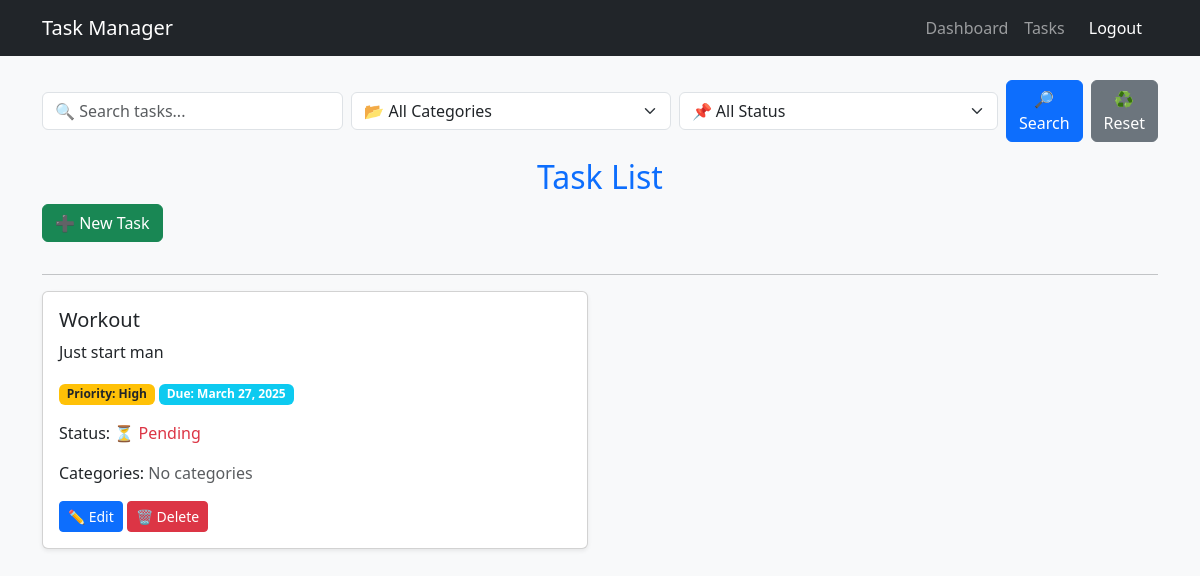
Page /tasks (signed in) on the earlier database version.
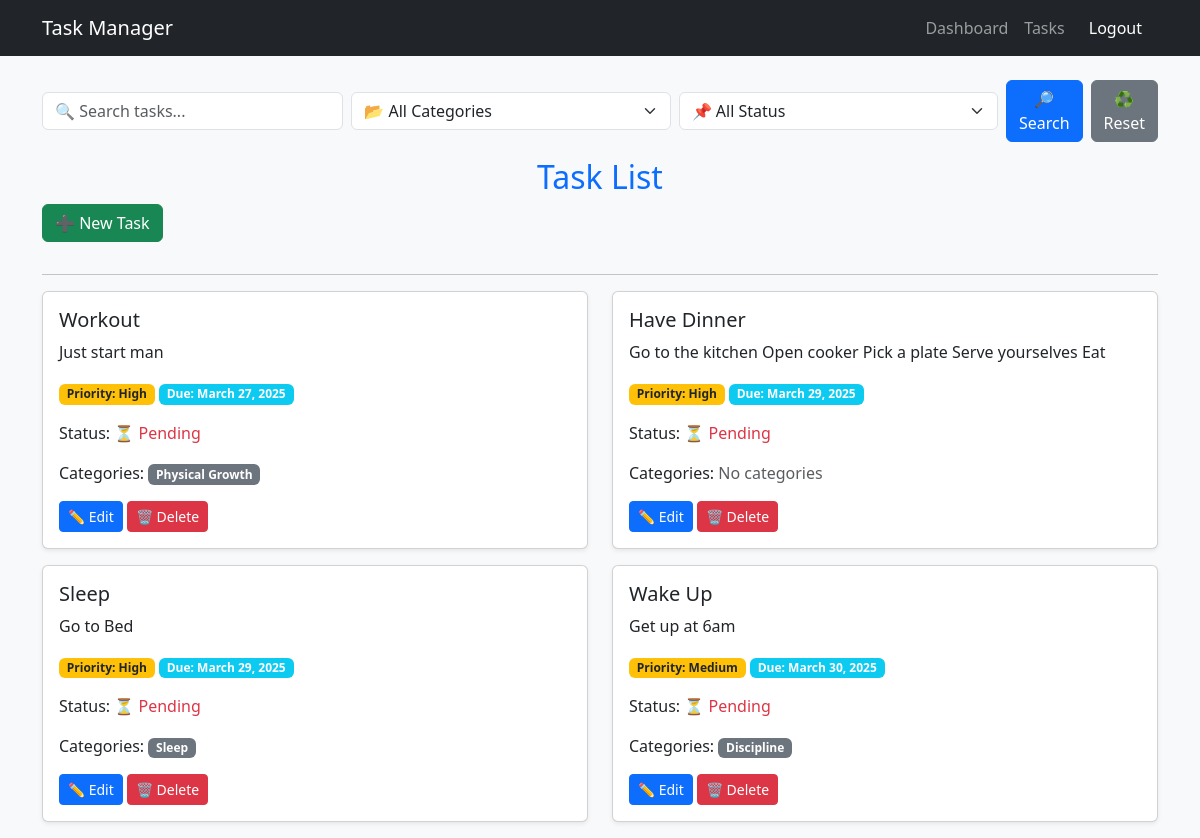
Same page on the later database version.
### tasks/models.py (models this page shows, shortened)
class Task(models.Model):
    title = models.CharField(max_length=200)
    description = models.TextField(blank=True)
    priority_choices = [('High', 'High'), ('Medium', 'Medium'), ('Low', 'Low')]
    priority = models.CharField(max_length=10, choices=priority_choices, default='Medium')
    due_date = models.DateField(null=True, blank=True)
    completed = models.BooleanField(default=False)
    user = models.ForeignKey(User, on_delete=models.CASCADE)
    categories = models.ManyToManyField(Category, blank=True)

class Category(models.Model):
    user = models.ForeignKey(User, on_delete=models.CASCADE, default=1)
    name = models.CharField(max_length=100)
    def __str__(self):
        return self.name

### tasks/views.py (the view)
# urls.py: path('tasks', task_list, name='task_list'),  # Default view after login
@login_required
def task_list(request):
    tasks = Task.objects.filter(user=request.user)  # Get only the user's tasks
    categories = Category.objects.all()  # Get all categories
    category_id = request.GET.get("category")
    status_filter = request.GET.get("status")
    search_query = request.GET.get("search")
    if category_id:
        tasks = tasks.filter(categories__id=category_id)
    if status_filter == "completed":
        tasks = tasks.filter(completed=True)
    elif status_filter == "pending":
        tasks = tasks.filter(completed=False)
    if search_query:
        tasks = tasks.filter(title__icontains=search_query)
    if request.method == "POST":
        form = TaskForm(request.POST)
        if form.is_valid():
            task = form.save(commit=False)  # Create task (not saved yet)
            task.user = request.user
            task.save()  # Save task (assigns ID)
            if "categories" in form.cleaned_data:
                selected_categories = form.cleaned_data["categories"]
                task.categories.set(selected_categories)
            new_category_name = form.cleaned_data.get("new_category")
            if new_category_name:
                category, created = Category.objects.get_or_create(name=new_category_name)
                task.categories.add(category)
            return redirect("task_list")
        else:
            print(form.errors)  # Debugging line to see form validation errors
    else:
        form = TaskForm()
    return render(
        request,
        "tasks/task_list.html",
        {"tasks": tasks, "categories": categories, "form": form},
    )

### tasks/forms.py (shortened to what this page needs)
class TaskForm(forms.ModelForm):
    categories = forms.ModelMultipleChoiceField(
        queryset=Category.objects.all(),
        widget=forms.CheckboxSelectMultiple,
        required=False
    )
    new_category = forms.CharField(
        max_length=100,
        required=False,
        label="New Category"
    )
    class Meta:
        model = Task
        fields = ['title', 'description', 'priority', 'due_date', 'completed', 'categories']
        widgets = {
            'due_date': forms.DateInput(attrs={'type': 'date'})
        }

### tasks/templates/tasks/task_list.html (shortened to what this page needs)
{% extends 'tasks/base.html' %}
{% block content %}
<form id="search-filter-form" method="GET" class="mb-3 d-flex align-items-center gap-2">
    <input type="text" name="search" id="search-input" class="form-control" placeholder="🔍 Search tasks..." value="{{ request.GET.search }}">
    <select name="category" id="category-filter" class="form-select">
        <option value="">📂 All Categories</option>
    </select>
    <select name="status" id="status-filter" class="form-select">
        <option value="">📌 All Status</option>
    </select>
    <button type="submit" class="btn btn-primary">🔎 Search</button>
    <button type="button" id="reset-btn" class="btn btn-secondary">♻ Reset</button>
</form>
<h2 class="text-center text-primary">Task List</h2>
<button type="button" class="btn btn-success mb-3" data-bs-toggle="modal" data-bs-target="#taskModal">
    ➕ New Task
</button>
<hr>
<div class="row">
    {% for task in tasks %}
    <div class="col-md-6">
        <div class="card mb-3 shadow-sm animated-task">
            <div class="card-body">
                <h5 class="card-title">{{ task.title }}</h5>
                <p class="card-text">{{ task.description }}</p>
                <p class="badge bg-warning text-dark">Priority: {{ task.priority }}</p>
                <p class="badge bg-info text-white">Due: {{ task.due_date }}</p>
                <p>Status:
                    {% if task.completed %} ✅ <span class="text-success">Completed</span>
                    {% else %} ⏳ <span class="text-danger">Pending</span>
                    {% endif %}
                </p>
                <p>Categories:
                    {% for category in task.categories.all %}
                        <span class="badge bg-secondary">{{ category.name }}</span>
                    {% empty %}
                        <span class="text-muted">No categories</span>
                    {% endfor %}
                </p>
                <a href="{% url 'edit_task' task.id %}" class="btn btn-primary btn-sm">✏ Edit</a>
                <a href="{% url 'delete_task' task.id %}" class="btn btn-danger btn-sm delete-task" data-task-id="{{ task.id }}">🗑 Delete</a>
            </div>
        </div>
    </div>
    {% empty %}
        <p class="text-center text-muted">No tasks available.</p>
    {% endfor %}
</div>
{% endblock %}

Differences in the rows shown:
shown differently, row unchanged: Task "Workout": no longer shows "No categories"
added Category: name "Physical Growth", shown under Task "Workout"
added Task: title "Have Dinner", description "Go to the kitchen Open cooker Pick a plate Serve yourselves Eat", priority "High", due_date "March 29, 2025", completed "Pending"
added Task: title "Sleep", description "Go to Bed", priority "High", due_date "March 29, 2025", completed "Pending"
added Category: name "Sleep"
added Task: title "Wake Up", description "Get up at 6am", priority "Medium", due_date "March 30, 2025", completed "Pending"
added Category: name "Discipline", shown under "Wake Up"
